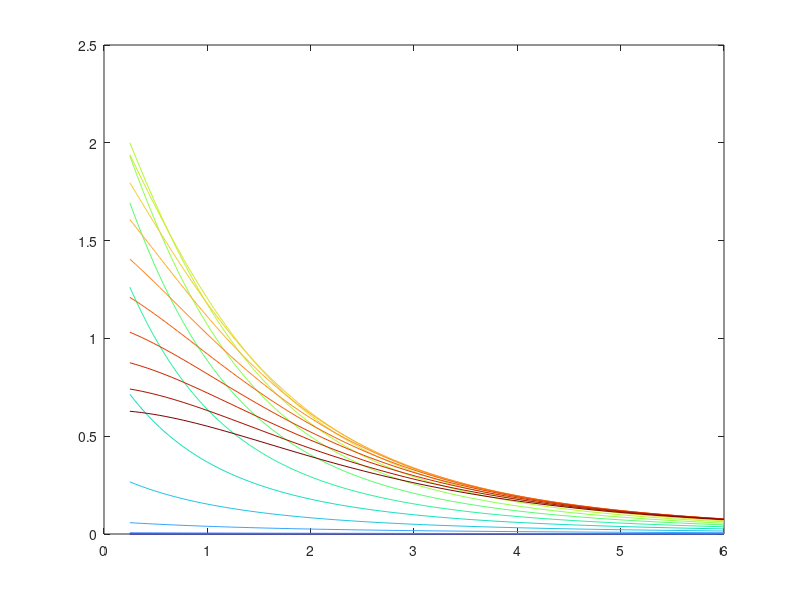
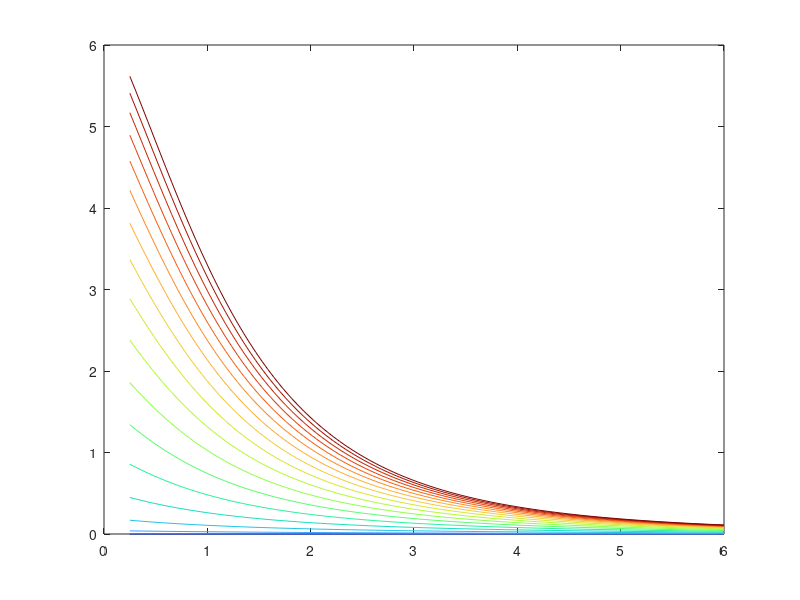
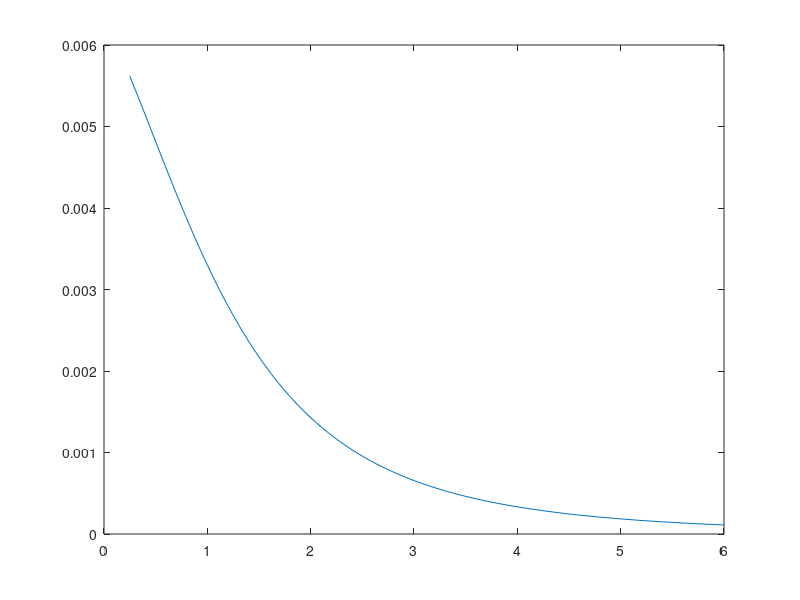
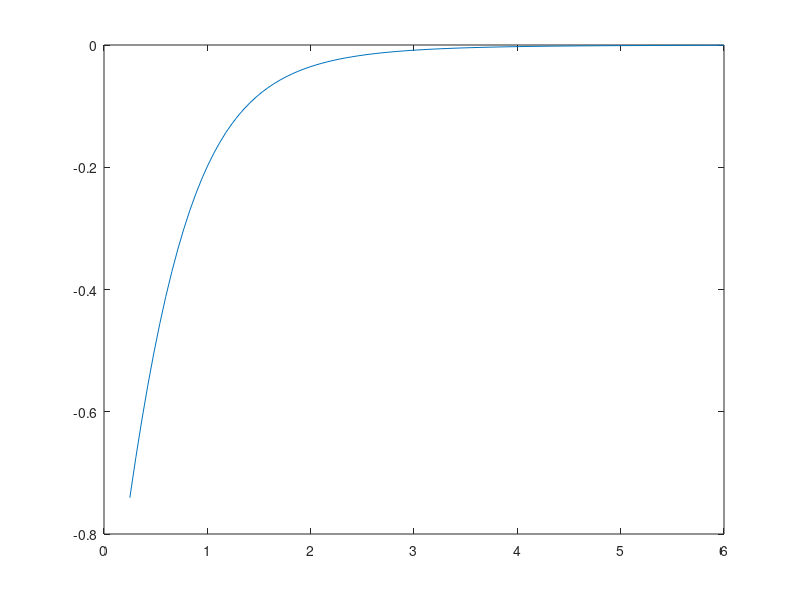

Here is the MATLAB script that generated these plots, in order:
%% Dustin Goetz
clc; clear; close all;

%% Parameters
n_c = 170; % turns
B_r = 1.32; % T
mu = 1.26*(10^-6); % H/m
M = B_r/mu;
r_m = 1.5 * (10^-3); % m
r_c = 1.825 * (10^-3); % m
h_m = 4 *(10^-3); % m
h_c = 3.55 *(10^-3); % m
z = linspace(.25,6,100) * (10^-3);
I = 4.6; % A



%% Magnet-Coil Force

V_c = .5*pi*h_c*r_c^2;
rc_vec = r_c*(.1:.1:2);
hc_vec = 2*V_c./rc_vec.^2/pi;
figure;
cmap = turbo(length(rc_vec));
for iter1 = 1:length(rc_vec)
    z_0 = .5*h_m + .5*h_c;
    r_c = rc_vec(iter1);
    h_c = hc_vec(iter1);
    F_coil = -(.5*mu*n_c*M*pi*r_m^2*I)*...
        ((z+z_0+h_c/2+h_m/2)./((z+z_0+h_c/2+h_m/2).^2 + r_c^2).^.5 - ...
        (z+z_0+h_c/2-h_m/2)./((z+z_0+h_c/2-h_m/2).^2 + r_c^2).^.5 - ...
        (z+z_0-h_c/2+h_m/2)./((z+z_0-h_c/2+h_m/2).^2 + r_c^2).^.5 + ...
        (z+z_0-h_c/2-h_m/2)./((z+z_0-h_c/2-h_m/2).^2 + r_c^2).^.5); 

    plot(z*1000,F_coil*1000, 'Color', cmap(iter1,:))
    hold on;
end
h_c = 3.55 *(10^-3); % m
r_c = 1.825 * (10^-3); % m
hold off;


V_m = .5*pi*h_m*r_m^2;
rm_vec = r_m*(.1:.1:2);
hm_vec = 2*V_m./rm_vec.^2/pi;
figure;
cmap = turbo(length(rc_vec));
for iter1 = 1:length(rc_vec)
    z_0 = .5*h_m + .5*h_c;
    r_m = rm_vec(iter1);
    h_m = hm_vec(iter1);
    F_coil = -(.5*mu*n_c*M*pi*r_m^2*I)*...
        ((z+z_0+h_c/2+h_m/2)./((z+z_0+h_c/2+h_m/2).^2 + r_c^2).^.5 - ...
        (z+z_0+h_c/2-h_m/2)./((z+z_0+h_c/2-h_m/2).^2 + r_c^2).^.5 - ...
        (z+z_0-h_c/2+h_m/2)./((z+z_0-h_c/2+h_m/2).^2 + r_c^2).^.5 + ...
        (z+z_0-h_c/2-h_m/2)./((z+z_0-h_c/2-h_m/2).^2 + r_c^2).^.5); 

    plot(z*1000,F_coil*1000, 'Color', cmap(iter1,:))
    hold on;
end
r_m = 1.5 * (10^-3); % m
h_m = 4 *(10^-3); % m
hold off;





%% Magnet-Core Force
F_core = -((1/8)*mu*M^2*pi*r_m^2) * ((z+h_m)./((z+h_m).^2+r_m^2).^.5 - z./(z.^2+r_m^2).^.5).^2;

%% Figures
figure;
plot(z*10^3, F_coil);

figure;
plot(z*10^3, F_core);
